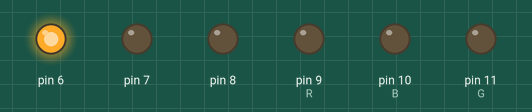
A sketch run on a simulated Arduino Uno, built with avr-gcc and run on an emulated ATmega328P. Parts: output pins drawn as LEDs (lit = HIGH).

Above: at 0.12 s.
At 1.12 s:
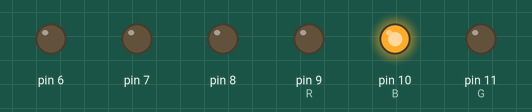
At 2.2 s:
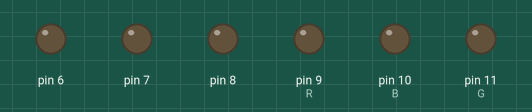
At 3.12 s:
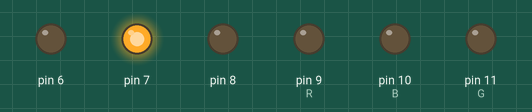
At 4.12 s:
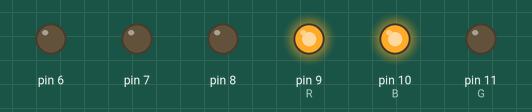
At 6.12 s:
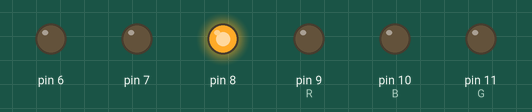
Timing chart, 0 to 6.4 s (numbered marks = the images above):
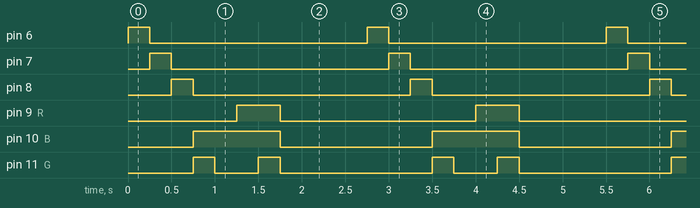

Measured:
- by itself, pin 6–8: alternates HIGH for 0.25 s and LOW for 2.5 s
- by itself, pin 9 (R): alternates HIGH for 0.50 s and LOW for 2.3 s
- by itself, pin 10 (B): alternates HIGH for 1.0 s and LOW for 1.8 s
- by itself, pin 11 (G): repeats every 2.8 s: LOW 0.50 s, HIGH 0.25 s, LOW 1.8 s, HIGH 0.25 s

The sketch:

C6-RETO.ino
```cpp
int r=6, a=7, v=8;
int R=9, G=11, B=10;
void setup(){
  for(int u=6;u<=11;u++){
    pinMode(u,OUTPUT);
  }
}

void loop() {
  for(int j=6;j<=8;j++){
    digitalWrite(j,1);
    delay(250);
    digitalWrite(j,0);
  }
  analogWrite(G,255);
  analogWrite(B,255); //CIAN
  delay(250);
  analogWrite(G,0);   //AZUL
  delay(250);
  analogWrite(R,255); //MAGENTA
  delay(250);
  analogWrite(G,255); //BLANCO
  delay(250);
  for(int j=9;j<=11;j++){ //APAGADO
    analogWrite(j,0);
  }
  delay(1000);
}
```
